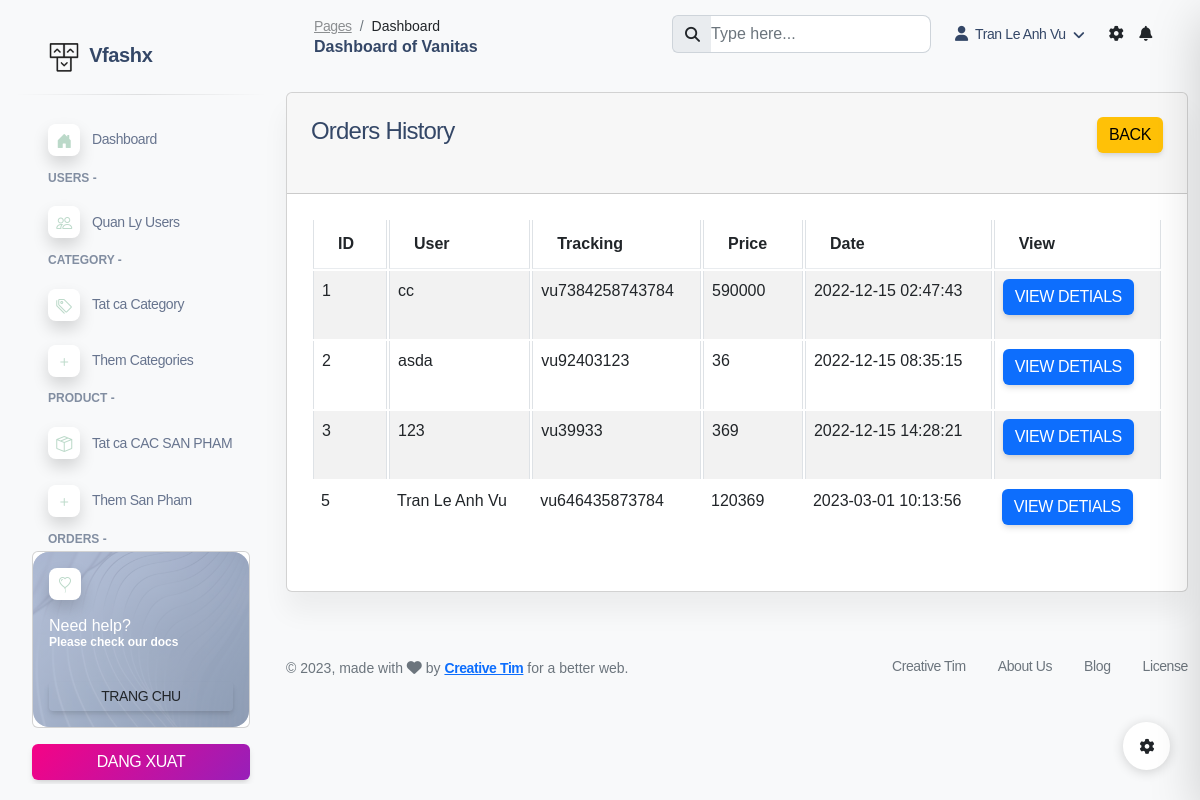
Screenshot of /shop/admin/order-history.php (signed in) with the database file from the repository.
### tables this page shows
CREATE TABLE `orders` (
  `id` int(11) NOT NULL,
  `tracking_no` varchar(191) NOT NULL,
  `user_id` int(191) NOT NULL,
  `name` varchar(191) NOT NULL,
  `email` varchar(191) NOT NULL,
  `phone` varchar(191) NOT NULL,
  `address` mediumtext NOT NULL,
  `pincode` int(191) NOT NULL,
  `total_price` int(191) NOT NULL,
  `payment_mode` varchar(191) NOT NULL,
  `payment_id` varchar(191) DEFAULT NULL,
  `status` tinyint(4) NOT NULL DEFAULT 0,
  `comments` varchar(255) DEFAULT NULL,
  `created_at` timestamp NOT NULL DEFAULT current_timestamp()
);

### shop/funtions/myfunctions.php (called while the page is built, shortened)
<?php
include('../config/dbcon.php');
function getOrderHistory()
{
    global $con;
    $query = "select * from orders where status !='0'";
    return $query_run = mysqli_query($con, $query);
}

### shop/admin/order-history.php (the view, shortened to what this page needs)
<?php
include('includes/header.php');
?>
<div class="container">
  <div class="row">
    <div class="col-md-12">
      <div class="card">
        <div class="card-header">
          <h4>Orders History
            <a href="orders.php" class="btn btn-warning float-end">Back</a>
          </h4>
        </div>
        <div class="card-body">
          <table class="table table-bordered table-striped">
            <thead>
              <tr>
                <th>ID</th>
                <th>User</th>
                <th>Tracking</th>
                <th>Price</th>
                <th>Date</th>
                <th>View</th>
              </tr>
            </thead>
            <tbody>
              <?php
              $orders = getOrderHistory();
              if (mysqli_num_rows($orders) > 0) {
                foreach ($orders as $item) {
              ?>
                  <tr>
                    <td> <?= $item['id']; ?> </td>
                    <td> <?= $item['name']; ?> </td>
                    <td> <?= $item['tracking_no']; ?> </td>
                    <td> <?= $item['total_price']; ?> </td>
                    <td> <?= $item['created_at']; ?> </td>
                    <td>
                      <a href="view-order.php?t=<?= $item['tracking_no']; ?>" class="btn btn-primary">View Detials</a>
                    </td>
                  </tr>
                <?php
                }
              } else {
                ?>
                <tr>
                  <td colspan="5"> Khong tim thay don hang !!!</td>
                </tr>
              <?php
              }
              ?>
            </tbody>
          </table>
        </div>
      </div>
    </div>
  </div>
</div>
<?php include('includes/footer.php') ?>

### shop/assets/css/custom.css (style rules this page uses)
* { font-family: "Nunito", sans-serif; text-decoration: none; }
a { text-decoration: none; }
a { cursor: pointer; }
.card { border-radius: 25px; }

### rows the page displays
orders: id "1", name "cc", tracking_no "vu7384258743784", total_price "590000", created_at "2022-12-15 02:47:43"
orders: id "2", name "asda", tracking_no "vu92403123", total_price "36", created_at "2022-12-15 08:35:15"
orders: id "3", name "123", tracking_no "vu39933", total_price "369", created_at "2022-12-15 14:28:21"
orders: id "5", name "Tran Le Anh Vu", tracking_no "vu646435873784", total_price "120369", created_at "2023-03-01 10:13:56"

### other values shown
$_SESSION['auth_user']['name'] "Tran Le Anh Vu"
